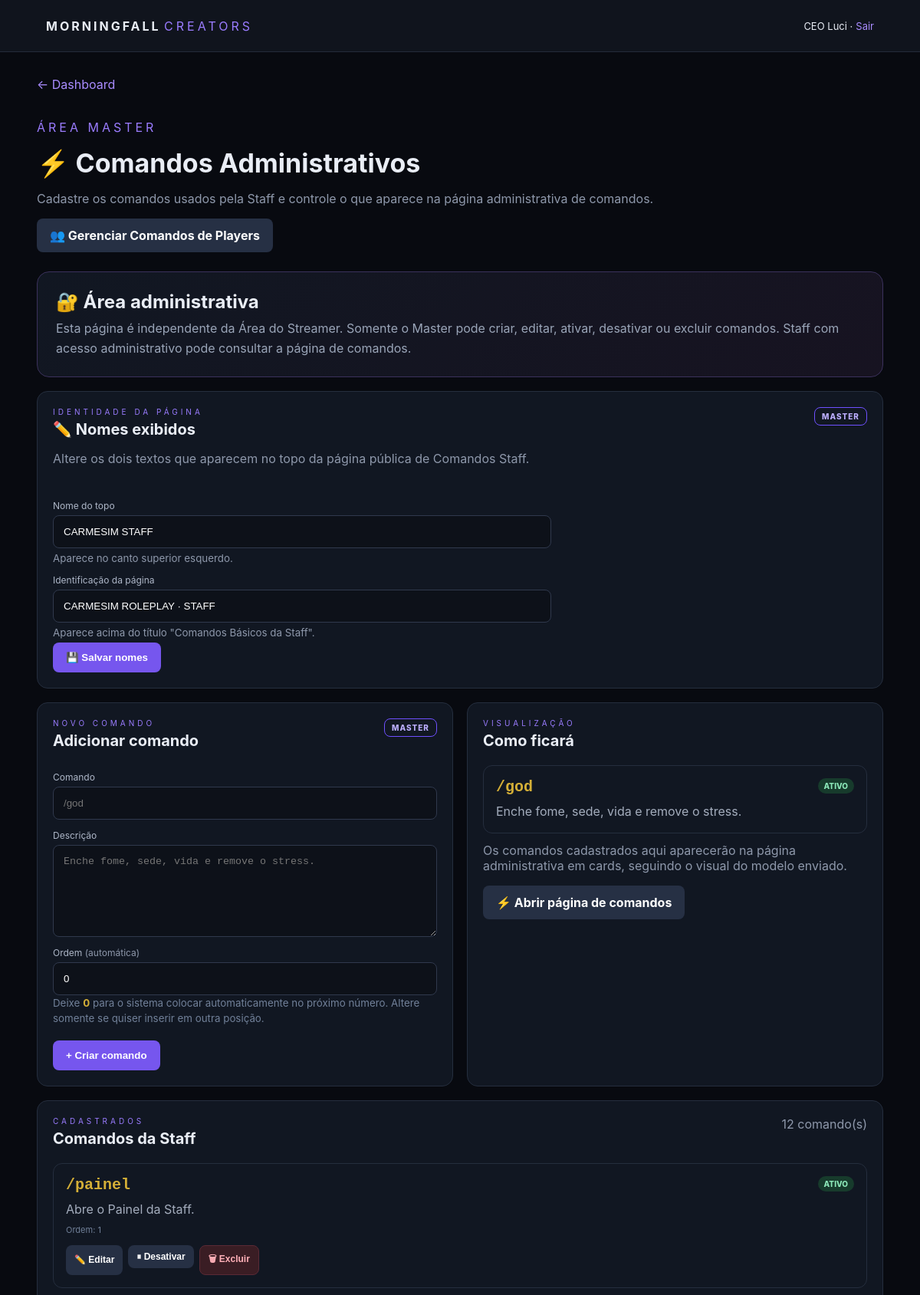
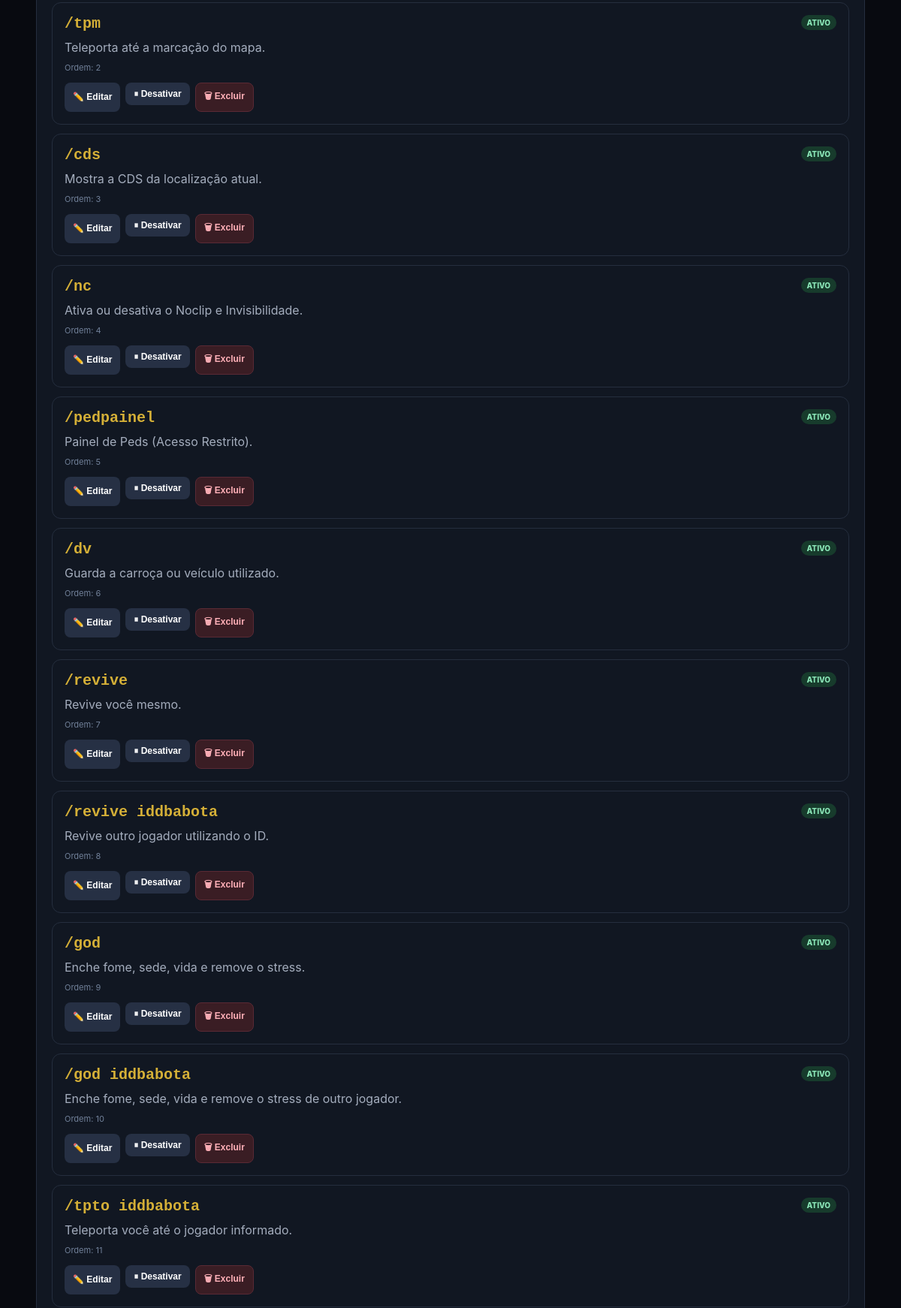
Page /admin/comandos.php (signed in, upper part) on the committed database (2 pictures, top to bottom).
### tables this page shows
CREATE TABLE IF NOT EXISTS `staff_commands_settings` (
  `id` tinyint(3) UNSIGNED NOT NULL,
  `top_name` varchar(100) NOT NULL DEFAULT 'NEVADA STAFF',
  `eyebrow_name` varchar(150) NOT NULL DEFAULT 'NEVADA ROLEPLAY · STAFF',
  `updated_at` timestamp NULL DEFAULT current_timestamp() ON UPDATE current_timestamp(),
  PRIMARY KEY (`id`)
);

CREATE TABLE IF NOT EXISTS `admin_commands` (
  `id` int(10) UNSIGNED NOT NULL AUTO_INCREMENT,
  `command` varchar(100) NOT NULL,
  `description` varchar(500) NOT NULL,
  `position` int(11) NOT NULL DEFAULT 0,
  `active` tinyint(1) NOT NULL DEFAULT 1,
  `created_by` int(10) UNSIGNED DEFAULT NULL,
  `created_at` timestamp NULL DEFAULT current_timestamp(),
  `updated_at` timestamp NULL DEFAULT current_timestamp() ON UPDATE current_timestamp(),
  PRIMARY KEY (`id`),
  UNIQUE KEY `command` (`command`),
  KEY `fk_admin_commands_created_by` (`created_by`)
);

### admin/comandos.php (the view, shortened to what this page needs)
<?php
require_once '../config/database.php';
$pdo->exec("CREATE TABLE IF NOT EXISTS admin_commands (
    id INT UNSIGNED AUTO_INCREMENT PRIMARY KEY,
    command VARCHAR(100) NOT NULL UNIQUE,
    description VARCHAR(500) NOT NULL,
    position INT NOT NULL DEFAULT 0,
    active TINYINT(1) NOT NULL DEFAULT 1,
    created_by INT UNSIGNED NULL,
    created_at TIMESTAMP DEFAULT CURRENT_TIMESTAMP,
    updated_at TIMESTAMP DEFAULT CURRENT_TIMESTAMP ON UPDATE CURRENT_TIMESTAMP,
    CONSTRAINT fk_admin_commands_created_by FOREIGN KEY(created_by) REFERENCES staff_users(id) ON DELETE SET NULL
) ENGINE=InnoDB DEFAULT CHARSET=utf8mb4 COLLATE=utf8mb4_unicode_ci");
$pdo->exec("CREATE TABLE IF NOT EXISTS staff_coordinates (
    id INT UNSIGNED AUTO_INCREMENT PRIMARY KEY,
    category VARCHAR(100) NOT NULL,
    subcategory VARCHAR(100) NOT NULL DEFAULT 'Geral',
    icon VARCHAR(20) NOT NULL DEFAULT '📍',
    name VARCHAR(180) NOT NULL,
    cds VARCHAR(255) NOT NULL,
    position INT NOT NULL DEFAULT 0,
    active TINYINT(1) NOT NULL DEFAULT 1,
    created_by INT UNSIGNED NULL,
    created_at TIMESTAMP DEFAULT CURRENT_TIMESTAMP,
    updated_at TIMESTAMP DEFAULT CURRENT_TIMESTAMP ON UPDATE CURRENT_TIMESTAMP,
    CONSTRAINT fk_staff_coordinates_created_by FOREIGN KEY(created_by) REFERENCES staff_users(id) ON DELETE SET NULL,
    INDEX idx_staff_coordinates_category(category),
    INDEX idx_staff_coordinates_subcategory(subcategory),
    INDEX idx_staff_coordinates_active(active),
    INDEX idx_staff_coordinates_name(name)
) ENGINE=InnoDB DEFAULT CHARSET=utf8mb4 COLLATE=utf8mb4_unicode_ci");
try { $pdo->exec("ALTER TABLE staff_coordinates MODIFY category VARCHAR(100) NOT NULL"); } catch (Throwable $e) {  }
try { $pdo->exec("ALTER TABLE staff_coordinates ADD COLUMN subcategory VARCHAR(100) NOT NULL DEFAULT 'Geral' AFTER category"); } catch (Throwable $e) {  }
try { $pdo->exec("CREATE INDEX idx_staff_coordinates_subcategory ON staff_coordinates(subcategory)"); } catch (Throwable $e) {  }
$pdo->exec("CREATE TABLE IF NOT EXISTS staff_coordinate_categories (
    id INT UNSIGNED AUTO_INCREMENT PRIMARY KEY,
    name VARCHAR(100) NOT NULL UNIQUE,
    icon VARCHAR(20) NOT NULL DEFAULT '📍',
    active TINYINT(1) NOT NULL DEFAULT 1,
    created_by INT UNSIGNED NULL,
    created_at TIMESTAMP DEFAULT CURRENT_TIMESTAMP,
    updated_at TIMESTAMP DEFAULT CURRENT_TIMESTAMP ON UPDATE CURRENT_TIMESTAMP,
    CONSTRAINT fk_staff_coord_categories_created_by FOREIGN KEY(created_by) REFERENCES staff_users(id) ON DELETE SET NULL
) ENGINE=InnoDB DEFAULT CHARSET=utf8mb4 COLLATE=utf8mb4_unicode_ci");
$pdo->exec("CREATE TABLE IF NOT EXISTS staff_coordinate_subcategories (
    id INT UNSIGNED AUTO_INCREMENT PRIMARY KEY,
    category_id INT UNSIGNED NOT NULL,
    name VARCHAR(100) NOT NULL,
    icon VARCHAR(20) NOT NULL DEFAULT '📍',
    active TINYINT(1) NOT NULL DEFAULT 1,
    created_at TIMESTAMP DEFAULT CURRENT_TIMESTAMP,
    updated_at TIMESTAMP DEFAULT CURRENT_TIMESTAMP ON UPDATE CURRENT_TIMESTAMP,
    UNIQUE KEY uq_coord_subcategory(category_id,name),
    CONSTRAINT fk_staff_coord_subcategories_category FOREIGN KEY(category_id) REFERENCES staff_coordinate_categories(id) ON DELETE CASCADE
) ENGINE=InnoDB DEFAULT CHARSET=utf8mb4 COLLATE=utf8mb4_unicode_ci");
try { $pdo->exec("ALTER TABLE staff_coordinate_subcategories ADD COLUMN icon VARCHAR(20) NOT NULL DEFAULT '📍' AFTER name"); } catch (Throwable $e) {  }
$pdo->exec("CREATE TABLE IF NOT EXISTS staff_commands_settings (
    id TINYINT UNSIGNED PRIMARY KEY,
    top_name VARCHAR(100) NOT NULL DEFAULT 'CARMESIM STAFF',
    eyebrow_name VARCHAR(150) NOT NULL DEFAULT 'CARMESIM ROLEPLAY · STAFF',
    updated_at TIMESTAMP DEFAULT CURRENT_TIMESTAMP ON UPDATE CURRENT_TIMESTAMP
) ENGINE=InnoDB DEFAULT CHARSET=utf8mb4 COLLATE=utf8mb4_unicode_ci");
$pdo->exec("INSERT IGNORE INTO staff_commands_settings (id, top_name, eyebrow_name) VALUES (1, 'CARMESIM STAFF', 'CARMESIM ROLEPLAY · STAFF')");
$brandSettings = $pdo->query('SELECT top_name, eyebrow_name FROM staff_commands_settings WHERE id=1')->fetch(PDO::FETCH_ASSOC) ?: ['top_name'=>'CARMESIM STAFF','eyebrow_name'=>'CARMESIM ROLEPLAY · STAFF'];
$pdo->exec("UPDATE staff_coordinates SET subcategory = CASE
    WHEN LOWER(name) LIKE '%saloon%' THEN 'Saloons'
    WHEN LOWER(name) LIKE '%ferraria%' THEN 'Ferrarias'
    WHEN LOWER(name) LIKE '%tabacaria%' THEN 'Tabacarias'
    WHEN LOWER(name) LIKE '%artesanato%' THEN 'Artesanatos'
    WHEN LOWER(name) LIKE '%armaria%' THEN 'Armarias'
    WHEN LOWER(name) LIKE '%ateliê%' OR LOWER(name) LIKE '%atelie%' THEN 'Ateliês'
    WHEN LOWER(name) LIKE '%perfumaria%' THEN 'Perfumarias'
    WHEN LOWER(name) LIKE '%jornal%' THEN 'Jornais'
    ELSE subcategory END
WHERE subcategory = 'Geral'");
function e($v){ return htmlspecialchars((string)$v, ENT_QUOTES, 'UTF-8'); }
$rows = $pdo->query('SELECT id,command,description,position,active,created_at,updated_at FROM admin_commands ORDER BY position ASC, command ASC')->fetchAll(PDO::FETCH_ASSOC);
?>
<!doctype html>
<html lang="pt-BR">
<head>
<link rel="stylesheet" href="../assets/css/style.css">
</head>
<body>
<header class="topbar"><div><b>MORNINGFALL</b> <span>CREATORS</span></div><div class="top-user"><?=e($_SESSION['staff_name']??'Staff Master')?> · <a href="../logout.php">Sair</a></div></header>
<main class="container">
<a href="index.php">← Dashboard</a>
<div class="page-head"><div><p class="eyebrow">ÁREA MASTER</p><h1>⚡ Comandos Administrativos</h1><p class="muted">Cadastre os comandos usados pela Staff e controle o que aparece na página administrativa de comandos.</p><div style="margin-top:12px"><a class="btn secondary" href="comandos_players.php">👥 Gerenciar Comandos de Players</a></div></div></div>
<div class="commands-hero">
<h2>🔐 Área administrativa</h2>
<p>Esta página é independente da Área do Streamer. Somente o Master pode criar, editar, ativar, desativar ou excluir comandos. Staff com acesso administrativo pode consultar a página de comandos.</p>
</div>
<section class="panel" style="margin-bottom:18px">
<div class="section-title"><div><p class="eyebrow">IDENTIDADE DA PÁGINA</p><h2>✏️ Nomes exibidos</h2><p class="muted">Altere os dois textos que aparecem no topo da página pública de Comandos Staff.</p></div><span class="setup-badge">MASTER</span></div>
<form class="form" method="post">
<label>Nome do topo</label>
<input name="top_name" maxlength="100" value="<?=e($brandSettings['top_name'])?>" placeholder="CARMESIM STAFF" required>
<small class="muted">Aparece no canto superior esquerdo.</small>
<label>Identificação da página</label>
<input name="eyebrow_name" maxlength="150" value="<?=e($brandSettings['eyebrow_name'])?>" placeholder="CARMESIM ROLEPLAY · STAFF" required>
<small class="muted">Aparece acima do título "Comandos Básicos da Staff".</small>
<div class="actions"><button class="btn primary">💾 Salvar nomes</button></div>
</form>
</section>
<div class="command-admin-grid">
<section class="panel">
<div class="section-title"><div><p class="eyebrow">NOVO COMANDO</p><h2>Adicionar comando</h2></div><span class="setup-badge">MASTER</span></div>
<form class="form command-form" method="post">
<label>Comando</label><input name="command" required maxlength="100" placeholder="/god">
<label>Descrição</label><textarea name="description" required maxlength="500" placeholder="Enche fome, sede, vida e remove o stress."></textarea>
<label>Ordem <span class="muted">(automática)</span></label>
<input type="number" name="position" min="0" value="0" placeholder="0 = próximo da ordem">
<small class="muted">Deixe <strong>0</strong> para o sistema colocar automaticamente no próximo número. Altere somente se quiser inserir em outra posição.</small>
<div class="actions"><button class="btn primary">+ Criar comando</button></div>
</form>
</section>
<section class="panel">
<div class="section-title"><div><p class="eyebrow">VISUALIZAÇÃO</p><h2>Como ficará</h2></div></div>
<div class="command-row">
<div class="command-row-head"><div><div class="command-name">/god</div><div class="command-desc">Enche fome, sede, vida e remove o stress.</div></div><span class="badge-status">ATIVO</span></div>
</div>
<p class="muted" style="margin-top:12px">Os comandos cadastrados aqui aparecerão na página administrativa em cards, seguindo o visual do modelo enviado.</p>
<p style="margin-top:14px"><a class="btn secondary" href="comandos_lista.php">⚡ Abrir página de comandos</a></p>
</section>
</div>
<section class="panel" style="margin-top:18px">
<div class="section-title"><div><p class="eyebrow">CADASTRADOS</p><h2>Comandos da Staff</h2></div><span class="muted"><?=count($rows)?> comando(s)</span></div>
<?php if(!$rows): ?><div class="empty">Nenhum comando cadastrado ainda.</div><?php else: ?>
<div class="command-list">
<?php foreach($rows as $r): ?>
<div class="command-row <?=$r['active']?'':'inactive'?>">
<div class="command-row-head"><div><div class="command-name"><?=e($r['command'])?></div><div class="command-desc"><?=e($r['description'])?></div><div class="command-position">Ordem: <?=e($r['position'])?></div></div><span class="badge-status <?=$r['active']?'':'off'?>"><?=$r['active']?'ATIVO':'DESATIVADO'?></span></div>
<div class="command-actions">
<button type="button" class="btn secondary" onclick='openEdit(<?=json_encode(['id'=>(int)$r['id'],'command'=>$r['command'],'description'=>$r['description'],'position'=>(int)$r['position']],JSON_HEX_TAG|JSON_HEX_APOS|JSON_HEX_QUOT|JSON_HEX_AMP)?>)'>✏️ Editar</button>
<form method="post"><input type="hidden" name="action" value="toggle"><input type="hidden" name="id" value="<?=$r['id']?>"><button class="btn toggle"><?=$r['active']?'⏸ Desativar':'▶ Ativar'?></button></form>
<form method="post" onsubmit="return confirm('Excluir este comando permanentemente?')"><button class="btn delete">🗑 Excluir</button></form>
</div>
</div>
<?php endforeach; ?>
</div>
<?php endif; ?>
</section>
</main>
</body></html>

### assets/css/style.css (style rules this page uses)
* { box-sizing:border-box }
body { margin:0;background:#080a10;color:#e9edf5;font-family:Inter,Arial,sans-serif }
a { color:#a98cff;text-decoration:none }
.topbar { height:68px;padding:0 5%;display:flex;align-items:center;justify-content:space-between;background:#10141d;border-bottom:1px solid #242b3a }
.topbar b { letter-spacing:3px }
.topbar span,.eyebrow { color:#9a7cff;letter-spacing:4px }
.container { width:min(1180px,92%);margin:32px auto }
.page-head,.profile-head { display:flex;align-items:center;justify-content:space-between;gap:20px;margin:20px 0 25px }
h1 { font-size:34px;margin:5px 0 10px }
h2 { margin-top:36px }
.stat,.panel,.profile-head { background:#111722;border:1px solid #252e3e;border-radius:14px;padding:20px }
.btn { display:inline-block;border:0;border-radius:8px;padding:12px 17px;color:#fff;cursor:pointer;font-weight:700 }
.primary { background:#7656ee }
.form { max-width:650px;display:grid;gap:5px }
.form input,.form select,.form textarea,.auth-card input { width:100%;padding:13px;border:1px solid #30394d;background:#0d1119;color:#fff;border-radius:8px }
.form textarea { min-height:110px }
.muted { color:#8e98ab }
.secondary { background:#263044 }
.actions { display:flex;gap:8px;align-items:center;flex-wrap:wrap }
label { font-size:12px;color:#aeb7c8;margin-top:8px }
.top-user { font-size:13px }
.section-title { display:flex;align-items:flex-start;justify-content:space-between;gap:15px;margin-bottom:20px }
.section-title h2 { font-size:20px;margin:5px 0 0 }
.section-title .eyebrow { margin:0;font-size:10px }
.actions { min-width:210px }
.setup-badge { border:1px solid #6f50ff;color:#bcaeff;padding:5px 9px;border-radius:8px;font-size:10px;font-weight:800;letter-spacing:1px }
.top-user { display:flex;align-items:center;gap:4px }

### admin/comandos.php (style rules this page uses)
.commands-hero { background:linear-gradient(135deg,#111722,#171321);border:1px solid #3b315c;border-radius:16px;padding:24px;margin-bottom:18px }
.commands-hero h2 { margin:0 0 8px;font-size:24px }
.commands-hero p { margin:0;color:#9aa5b8;line-height:1.6 }
.command-admin-grid { display:grid;grid-template-columns:1fr 1fr;gap:18px }
.command-form { max-width:none }
.command-form textarea { min-height:120px;resize:vertical }
.command-list { display:grid;gap:12px }
.command-row { background:#111722;border:1px solid #252e3e;border-radius:12px;padding:16px }
.command-row-head { display:flex;justify-content:space-between;align-items:flex-start;gap:12px }
.command-name { font-size:20px;font-weight:800;color:#d4af37;font-family:monospace }
.command-desc { color:#a4adbd;margin-top:8px;line-height:1.5 }
.command-actions { display:flex;flex-wrap:wrap;gap:7px;margin-top:13px }
.command-actions form { display:inline }
.command-actions .btn { padding:8px 11px;font-size:12px }
.command-actions .delete { background:#3a1d24;color:#ffb0b8;border:1px solid #5a2a35 }
.command-actions .toggle { background:#263044 }
.command-position { font-size:11px;color:#718099;margin-top:8px }
.command-form small { display:block;margin:-4px 0 14px;color:#718099;line-height:1.45 }
.command-form small strong { color:#d4af37 }
.badge-status { font-size:10px;font-weight:800;padding:4px 8px;border-radius:999px;background:#173b2c;color:#8ce8b9 }

### rows in the picture
staff_commands_settings: top_name "CARMESIM STAFF", eyebrow_name "CARMESIM ROLEPLAY · STAFF"
admin_commands: command "/painel", description "Abre o Painel da Staff.", position "1", active "ATIVO"
admin_commands: command "/tpm", description "Teleporta até a marcação do mapa.", position "2", active "ATIVO"
admin_commands: command "/cds", description "Mostra a CDS da localização atual.", position "3", active "ATIVO"
admin_commands: command "/nc", description "Ativa ou desativa o Noclip e Invisibilidade.", position "4", active "ATIVO"
admin_commands: command "/pedpainel", description "Painel de Peds (Acesso Restrito).", position "5", active "ATIVO"
admin_commands: command "/dv", description "Guarda a carroça ou veículo utilizado.", position "6", active "ATIVO"
admin_commands: command "/revive", description "Revive você mesmo.", position "7", active "ATIVO"
admin_commands: command "/revive iddbabota", description "Revive outro jogador utilizando o ID.", position "8", active "ATIVO"
admin_commands: command "/god", description "Enche fome, sede, vida e remove o stress.", position "9", active "ATIVO"
admin_commands: command "/god iddbabota", description "Enche fome, sede, vida e remove o stress de outro jogador.", position "10", active "ATIVO"
admin_commands: command "/tpto iddbabota", description "Teleporta você até o jogador informado.", position "11", active "ATIVO"

### other values in the picture
$_SESSION['staff_name'] "CEO Luci"
count($rows) "12"
